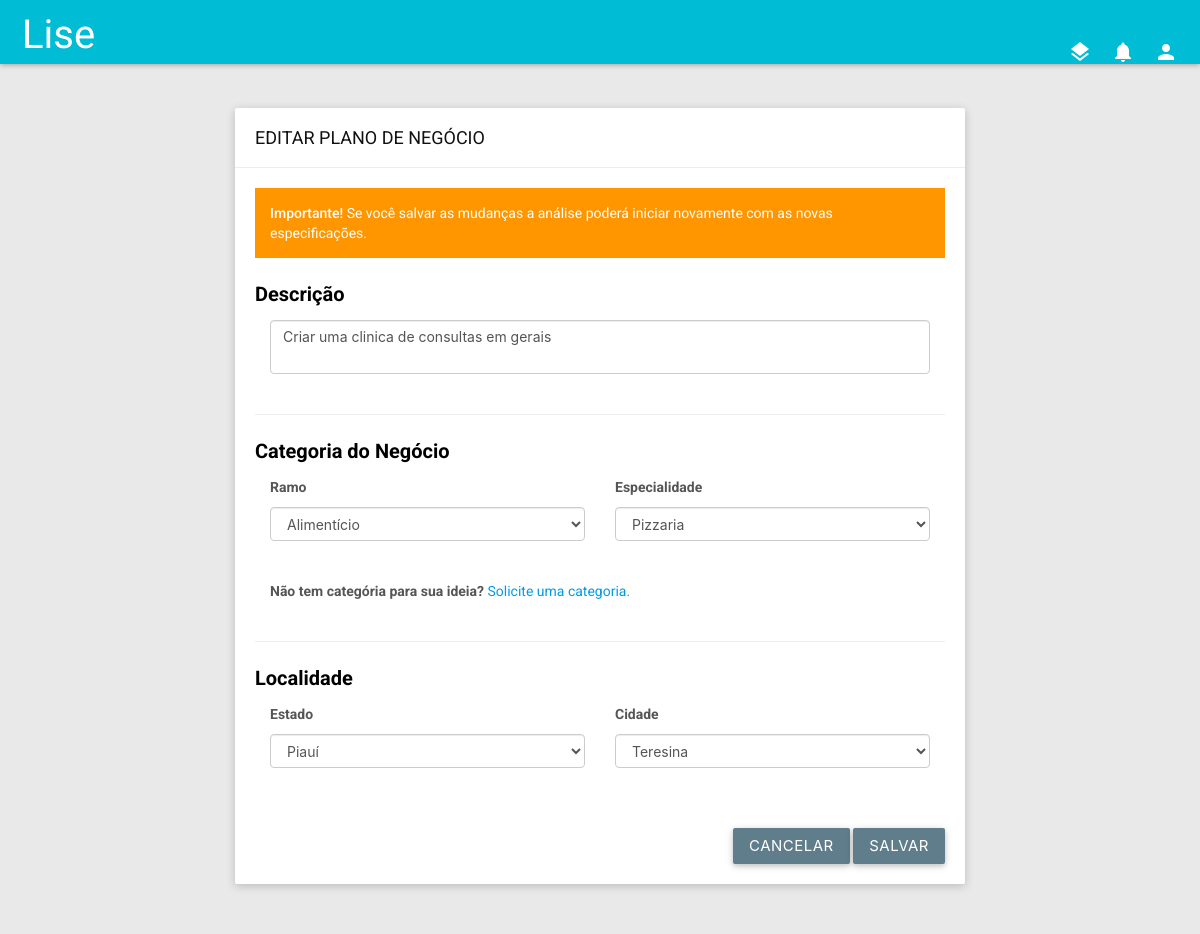
Screenshot of /plan/edit/1 (signed in) with the database file from the repository.
### managedata/models.py (models this page shows, shortened)
class BusinessPlan(models.Model):
    STATUS = (('solicitado','Solicitado'),('ativo','Ativo'),('cancelado','Cancelado'))
    description = models.CharField(max_length=240)
    state = models.CharField(max_length=100)
    city = models.CharField(max_length=100)
    enterprising = models.ForeignKey('Enterprising', on_delete=models.CASCADE)
    create_date = models.DateField()
    status = models.CharField(max_length=15, choices=STATUS, default='solicitado')
    category = models.ForeignKey('CategoryBusiness', on_delete=models.CASCADE, related_name='business_plans')

class CategoryBusiness(models.Model):
    specialty = models.CharField(max_length=240, unique=True)
    branch = models.ManyToManyField('Branch')
    active = models.BooleanField(default=True)

### liseapp/views.py (the view)
# urls.py: url(r'^plan/edit/(?P<plan_id>\d+)$', views.editPlan, name='edit-plan'),
@login_required()
def editPlan(request, plan_id):
    try: plan = BusinessPlan.objects.get(id=plan_id)
    except: return redirect('liseapp:no-access')
    if not permission_access_plan(request, plan): return redirect('liseapp:no-access')
    branchs = CategoryBusiness.objects.filter(active=True).values_list('branch__name', flat=True).distinct()
    categories = [(branch, list(CategoryBusiness.objects.filter(active=True, branch__name=branch)
                                .values_list('specialty', flat=True))) for branch in branchs]
    vals = dict(dict_base(request), **{'plan': plan, 'categories':categories})
    return render(request, 'edit-plan.html', vals)

### liseapp/models.py (called while the page is built)
    def days_ago_created(self):
        ago = (timezone.now().date() - self.date.date()).days
        return 'hoje' if ago == 0 else '1 dia atrás'if ago==1 else '%d dias atrás' % (ago)

    def get_href(self):
        return reverse('liseapp:notifications', kwargs={'pk':self.id})

### liseapp/permission.py (called while the page is built)
def permission_access_plan(request, plan):
    enter = Enterprising.objects.get(user=request.user)
    if plan.enterprising == enter:
        return True
    return False

### liseapp/views.py (called while the page is built)
def profileLoggedIn(request):
    return Enterprising.objects.get(user=request.user)

def dict_base(request):
    profile = profileLoggedIn(request)
    n = Notification.objects.filter(user=profile)[:5]
    n_not_viewed = Notification.objects.filter(user=profile, viewed=False)[:5]
    return {'notifications':n, 'noti_no_viewed': n_not_viewed}

### liseapp/templates/edit-plan.html (shortened to what this page needs)
{% extends 'base.html' %}
{% load staticfiles %}
{% block link %}
    <link href="{% static 'plugins/bootstrap-select/css/bootstrap-select.css' %}" rel="stylesheet" />
    <link href="{% static 'plugins/bootstrap-material-datetimepicker/css/bootstrap-material-datetimepicker.css' %}" rel="stylesheet" />
{% endblock %}
{% block body %}
   <section class="content" id="sem-margem">
        <div class="container-fluid ">
            <div class="row clearfix" style="">
                <div class="col-lg-8 col-md-8 col-md-push-2 col-sm-12 col-xs-12">
                    <div class="card">
                        <div class="header">
                            <h2>EDITAR PLANO DE NEGÓCIO</h2>
                        </div>
                        <div class="body">
                            <div class="alert alert-warning">
                                <strong>Importante!</strong>  Se você salvar as mudanças a análise poderá iniciar novamente com as novas especificações.
                            </div>
                            <h2 class="card-inside-title" style=" font-size: 20px;">
                                Descrição
                            </h2>
                            <div class="row clearfix">
                                <div class="col-lg-12 col-md-12 col-sm-12 col-xs-12">
                                    <div class="form-line">
                                        <textarea rows="2" cols="" class="form-control no-resize auto-growth" placeholder="Descreva um pouco sobre o negócio que você planeja. :)" >{{ plan.description }}</textarea>
                                    </div>
                                </div>
                            </div>
                            <hr>
                            <h2 class="card-inside-title" style=" font-size: 20px;">
                                Categoria do Negócio
                            </h2>
                            <div class="row clearfix">
                                <div class="col-lg-6 col-md-6 col-sm-6 col-xs-6">
                                <p>
                                    <b>Ramo</b>
                                </p>
                                <select id='branch' class="form-control show-tick" value="Alimentício" onchange="onchangeBranch();">
                                    {% for branch, list in categories %}
                                    <option value="{{ branch }}"  specialties="{{ list }}">{{ branch }}</option>
                                    {% endfor %}
                                </select>
                            </div>
                            <div class="col-lg-6 col-md-6 col-sm-6 col-xs-6">
                                <p>
                                    <b>Especialidade</b>
                                </p>
                                <select id='category' disabled class="form-control show-tick" value="{{ plan.category.specialty }}">
                                    <option>Selecione uma categoria</option>
                                </select>
                            </div>
                            </div>
                            <div class="row clearfix">
                                <div class="col-lg-12 col-md-12 col-sm-12 col-xs-12">
                                    <b>Não tem categória para sua ideia?</b>
                                    <a href='javascript:void(0);' type='button' data-toggle="modal" data-target="#myModal"> Solicite uma categoria.</a>
                                </div>
                            </div>
                            <hr>
                            <h2 class="card-inside-title" style=" font-size: 20px;">
                            Localidade</h2>
                            <div class="row clearfix">
                                <div class="col-lg-6 col-md-6 col-sm-6 col-xs-6">
                                    <p>
                                        <b>Estado</b>
                                    </p>
                                    <select id="estado" class="form-control" value="{{ plan.state }}"></select>
                                </div>
                                <div class="col-lg-6 col-md-6 col-sm-6 col-xs-6">
                                    <p>
                                        <b>Cidade</b>
                                    </p>
                                    <select id="cidade" class="form-control" value="{{ plan.city }}" >
                                        <option>Selecione uma cidade</option>
                                    </select>
                                </div>
                            </div>
                            <br/>
                            <div class="clearfix js-sweetalert" >
                                <div style="float: right;">
                                    <button type="button" class="btn bg-blue-grey waves-effect" style="font-size: 15px;" onclick="cancelarEdicao();">
                                        Cancelar
                                    </button>
                                    <button type="button" class="btn bg-blue-grey waves-effect" style="font-size: 15px;" onclick="salvarCadastro();">
                                        Salvar
                                    </button>
                                </div>
                            </div>
                        </div>
                    </div>
                </div>
            </div>
        </div>
    </section>
{% endblock %}

### rows the page displays
BusinessPlan: description "Criar uma clinica de consultas em gerais", category.specialty "Pizzaria", state "Piauí", city "Teresina"

### other values shown
form field value "Alimentício"
